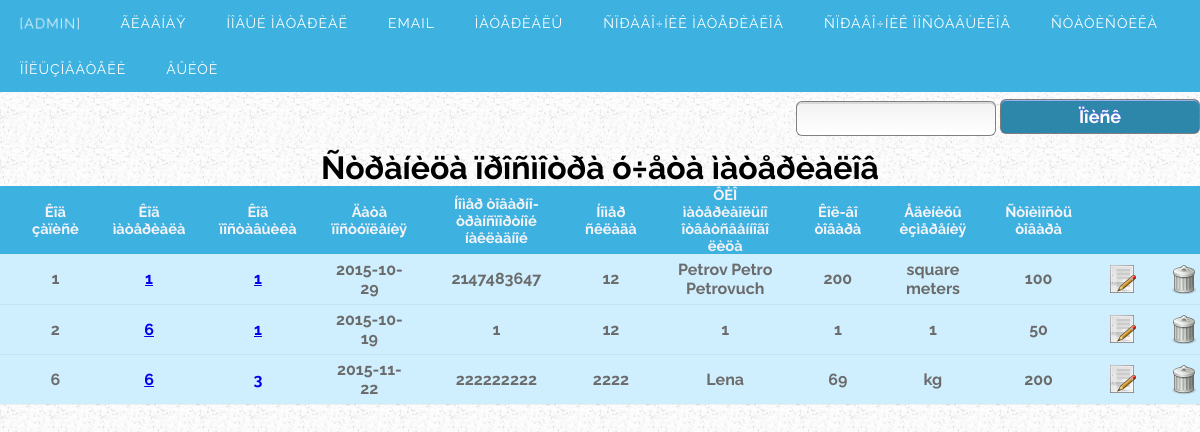
The app's page /WarehousePHP/w_main_table.php (signed in) with its own data.
### tables this page shows
CREATE TABLE IF NOT EXISTS `materials_main` (
  `id` smallint(6) NOT NULL AUTO_INCREMENT,
  `id_material` smallint(6) NOT NULL,
  `id_supplier` smallint(6) NOT NULL,
  `income_date` date NOT NULL,
  `id_waybill` int(11) NOT NULL,
  `id_warehouse` smallint(6) NOT NULL,
  `MR_employee` varchar(32) NOT NULL,
  `count` int(11) NOT NULL,
  `metrics` varchar(16) NOT NULL,
  `price` int(11) NOT NULL,
  PRIMARY KEY (`id`),
  KEY `id_supplier` (`id_supplier`),
  KEY `id` (`id_material`)
);

### WarehousePHP/w_main_table.php (the view, shortened to what this page needs)
<?php
$MM_authorizedUsers = "a";
function isAuthorized($strUsers, $strGroups, $UserName, $UserGroup) {
  $isValid = False;
  if (!empty($UserName)) {
    $arrUsers = Explode(",", $strUsers);
    $arrGroups = Explode(",", $strGroups);
    if (in_array($UserGroup, $arrGroups)) {
      $isValid = true;
    }
  }
  return $isValid;
}
?>
<html>
<head>
<link rel="stylesheet" type="text/css" href="style.css">
</head>
<body>
<?php include('menu.php'); ?>
<?php require_once ("./connections/warehouseDB.php"); ?>
<?php
$query = "SELECT * FROM materials_main ORDER BY id ASC"
    or die(mysql_errno().mysql_error());
$select_notes = mysqli_query ($link, $query);
?>
<table class="flatTable">
<h1 style="text-align:center">Ñòðàíèöà ïðîñìîòðà ó÷åòà ìàòåðèàëîâ</h1></td>
<tr  class="headingTr">
	<td>Êîä çàïèñè</td>
	<td>Êîä ìàòåðèàëà</td>
    <td>Êîä ïîñòàâùèêà</td>
    <td>Äàòà ïîñòóïëåíèÿ</td>
    <td>Íîìåð òîâàðíî-òðàíñïîðòíîé íàêëàäíîé</td>
    <td>Íîìåð ñêëàäà</td>
	<td>ÔÈÎ ìàòåðèàîëüíî îòâåòñâåííîãî ëèöà</td>
	<td>Êîë-âî òîâàðà</td>
	<td>Åäèíèöû èçìåðåíèÿ</td>
	<td>Ñòîèìîñòü òîâàðà</td>
    <td></td>
    <td></td>
</tr>
<?php while($note = mysqli_fetch_array($select_notes)){?>
<tr>
<td><?php echo $note["id"];?></td>
<td><?php echo "<a href='w_materials.php'>$note[id_material]</a>";?></td>
<td><?php echo "<a href='w_suppliers.php'>$note[id_supplier]</a>";?></td>
<td><?php echo $note["income_date"];?></td>
<td><?php echo $note["id_waybill"];?></td>
<td><?php echo $note["id_warehouse"];?></td>
<td><?php echo $note["MR_employee"];?></td>
<td><?php echo $note["count"];?></td>
<td><?php echo $note["metrics"];?></td>
<td><?php echo $note["price"];?></td>
 <?php if (((isset($_SESSION['MM_Username'])) && (isAuthorized("",$MM_authorizedUsers, $_SESSION['MM_Username'], $_SESSION['MM_UserGroup'])))) {?>
	<td><a href="w_edit_main_table.php?note_id=<?php echo $note["id"]?>"><img style="width:32px" src="src/edit.gif" /></a></td>
	<td><a href="w_del_main_table.php?note_id=<?php echo $note["id"]?>"><img style="width:32px" src="src/del.png" /></a></td>
 <?php } else echo "<td></td><td></td>"; ?>
</tr>
<?php }?>
</table>
</body>
</html>

### WarehousePHP/style.css (style rules this page uses)
body { background-image:url(bckgr.jpg); background-size:50px; background-repeat:repeat; }
* { font-family: Raleway, sans-serif }
* { margin:0; padding:0; }
.flatTable { width:100%; min-width:500px; border-collapse:collapse; font-weight:bold; color:#6b6b6b; }
tr { height:50px; background:#CFEFFF; border-bottom:rgba(0,0,0,.05) 1px solid; }
td { text-align:center; box-sizing:border-box; padding-left:30px; }
.headingTr { height:40px; background:#3db2e1; color:#f6f3f7; font-size:11pt; border:0px solid; }

### records on screen
materials_main: id "1", id_material "1", id_supplier "1", income_date "2015-10-29", id_waybill "2147483647", id_warehouse "12", MR_employee "Petrov Petro Petrovuch", count "200", metrics "square meters", price "100"
materials_main: id "2", id_material "6", id_supplier "1", income_date "2015-10-19", id_waybill "1", id_warehouse "12", MR_employee "1", count "1", metrics "1", price "50"
materials_main: id "6", id_material "6", id_supplier "3", income_date "2015-11-22", id_waybill "222222222", id_warehouse "2222", MR_employee "Lena", count "69", metrics "kg", price "200"
